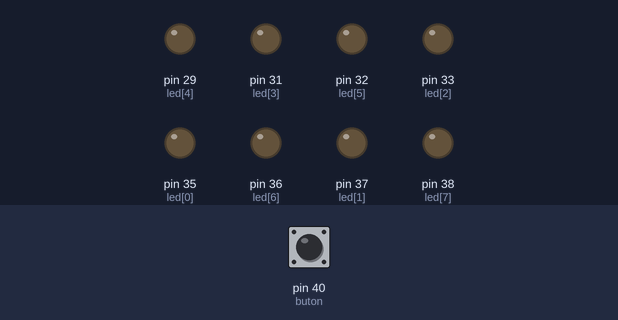
This program was run on a simulated Raspberry Pi (header pin numbers). On the bench: output pins drawn as LEDs (lit = HIGH). Dashed ring = blinking. Inputs (shaded band) come from the test bench; at power-on: pin 40 (buton) HIGH.

Above: at 1.2 s.
1.3 s: pin 40 (buton) pulled LOW for 0.15 s
At 1.73 s:
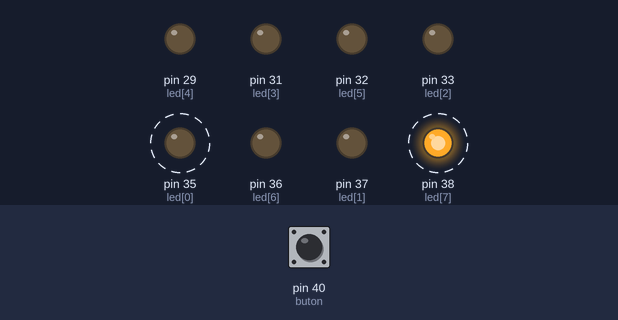
At 2.09 s:
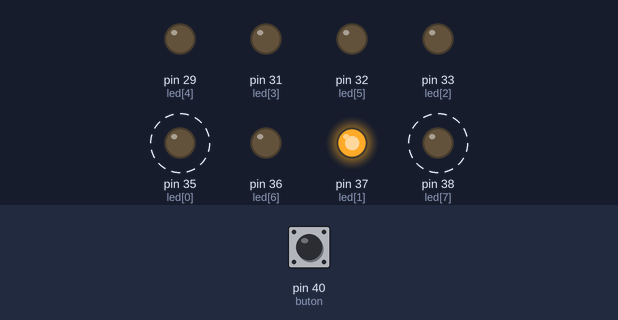
Timing chart, 0 to 10.3 s (numbered marks = the images above; inputs shaded):
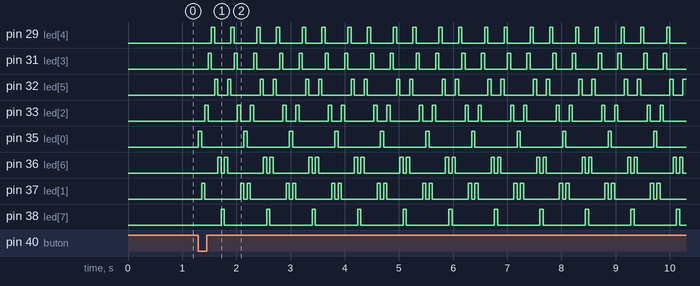

The program:

buton.py
```python
import RPi.GPIO as GPIO
import time
GPIO.setmode(GPIO.BOARD)
GPIO.setup(40, GPIO.IN, pull_up_down=GPIO.PUD_UP)
led = [35, 37, 33, 31, 29, 32, 36, 38]
for i in range(8):
        GPIO.setup(led[i], GPIO.OUT)
        GPIO.output(led[i],GPIO.LOW)
try:
        while True:
                buton = GPIO.input(40)
                if buton == False:
                        k=0
                        while(k<15):
                                for i in range(8):
                                        GPIO.output(led[i],GPIO.HIGH)
                                        time.sleep(0.06)
                                        GPIO.output(led[i],GPIO.LOW)
                                for i in range(6):
                                        GPIO.output(led[6-i],GPIO.HIGH)
                                        time.sleep(0.06)
                                        GPIO.output(led[6-i],GPIO.LOW)
                                if k==14:
                                        GPIO.output(led[0],GPIO.HIGH)
                                        time.sleep(0.06)
                                        GPIO.output(led[0],GPIO.LOW)
                                k+=1
                else:
                        pass
except KeyboardInterrupt:
        GPIO.cleanup()
```

Measured:
- after the input at 1.3 s, pin 29 (led[4]): LOW → HIGH after 0.24 s, then repeats every 0.84 s: LOW 0.30 s, HIGH 0.06 s, LOW 0.42 s, HIGH 0.06 s; pin 31 (led[3]): LOW → HIGH after 0.18 s, then repeats every 0.84 s: LOW 0.42 s, HIGH 0.06 s, LOW 0.30 s, HIGH 0.06 s
